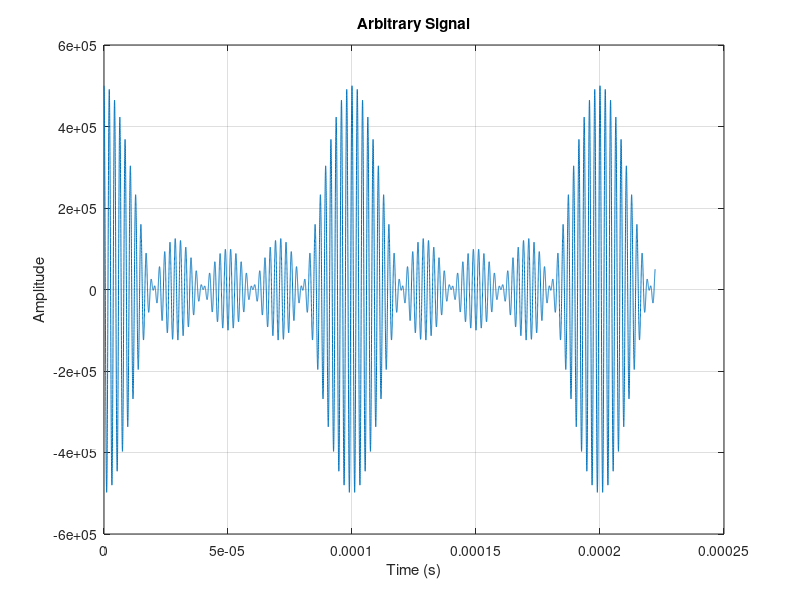

Reproduce this figure in MATLAB.
% clear;
% close all;
 
use_cw_signals = false;


% -------------------------------------------------------
% >>>>> Option 1: Constructing signals from scratch <<<<<
% -------------------------------------------------------

if ~use_cw_signals
    f0 = [450:10:490] * 1e3; % ctr freq = 470 kHz
    nfreq = length(f0);
    T = 1/(min(f0));
    % Computational load can be managed by tweaking sampling freq and/or time vector length
    Fs = 100e6; 
    dt = 1/Fs;
    t = 0:dt:100*T;  
    w = 2 * pi * f0; % Angular frequencies
    amp = 100 * 1e3; % Pa
    
    % Construct signals
    signals_tmp = amp .* cos(w' .* t);
    % Sum signals of different frequencies along the third dimension to get summed signals matrix
    result_signal = sum(signals_tmp, 1);
    
    figure;
    plot(t, result_signal);
    title('Arbitrary Signal');
    xlabel('Time (s)');
    ylabel('Amplitude');
    grid on;

% ----------------------------------------------------------------
% >>>>> Option 2: Constructing signals using createCWSignals <<<<<
% ----------------------------------------------------------------

else

    % define sampling parameters
    f0 = [450:10:490] * 1e3; % ctr freq = 470 kHz
    T = 1/(min(f0));
    Fs = 100e6;
    dt = 1/Fs;
    t_array = 0:dt:100*T;
    
    % define amplitude and phase
    amp = 1;
    phase = 0;
    
    % create signals
    cw_signal = createCWSignals(t_array, f0(1), amp, phase);
    for i = 2:length(f0)
        cw_signal = cw_signal + createCWSignals(t_array, f0(i), amp, phase);
    end
    
    % Plot the resulting summed signal
    figure;
    plot(t_array, cw_signal);
    title('Summed Signal');
    xlabel('Time (s)');
    ylabel('Amplitude');
    grid on;
    
    % stackedPlot(cw_signal);
end